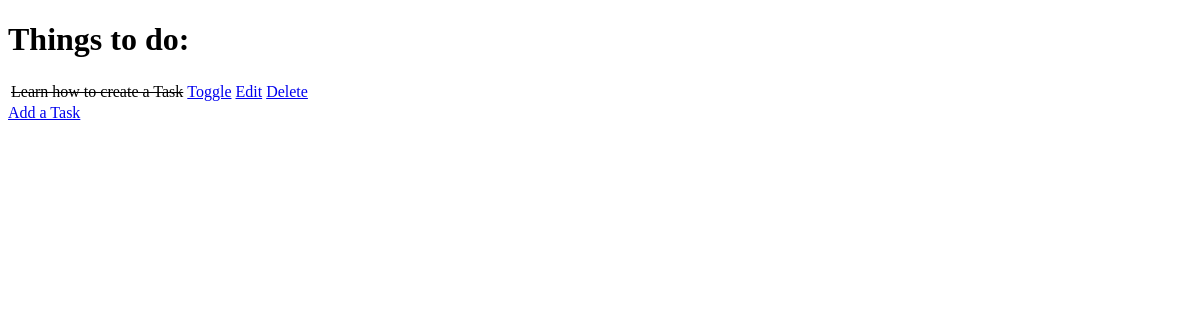
The app's page /, older data.
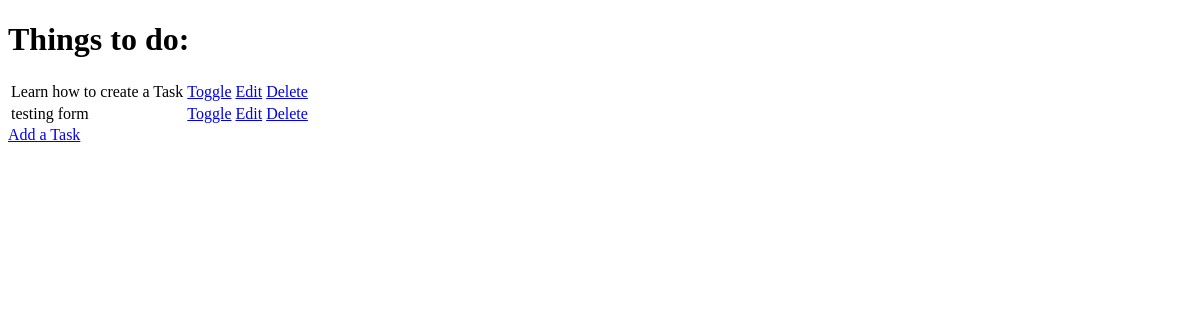
The same page, newer data.
### todo/models.py (models this page shows, shortened)
class Task(models.Model):
    name = models.CharField(max_length=50, null=False, blank=False)
    done = models.BooleanField(null=False, blank=False)

### todo/views.py (the view)
# urls.py: path('', views.get_todo_list, name='get_todo_list'),
def get_todo_list(request):
    tasks = Task.objects.all()
    context = {
        'tasks': tasks
    }
    return render(request, 'todo/todo_list.html', context)

### todo/templates/todo/todo_list.html (shortened to what this page needs)
<!DOCTYPE html>
<html lang="en">
<head>
</head>
<body>
    <h1>Things to do:</h1>
    <table>
        {% for task in tasks %}
        <tr>
            {% if task.done %}
            <td><strike>{{ task.name }}</strike></td>
            {% else %}
            <td>{{ task.name }}</td>
            {% endif %}
            <td>
                <a href="/toggle/{{ task.id }}">
                    Toggle
                </a>
            </td>
            <td>
                <a href="/edit/{{ task.id }}">
                    Edit
                </a>
            </td>
            <td>
                <a href="/delete/{{ task.id }}">
                    Delete
                </a>
            </td>
        </tr>
        {% empty %}
        <tr>
            <td>You have nothing to do</td>
        </tr>
        {% endfor %}
    </table>
    <a href="/add">Add a Task</a>
</body>
</html>

Row changes from the older to the newer data that the page shows:
changed Task "Learn how to create a Task": done True → False (drawn)
added Task: name "testing form"
